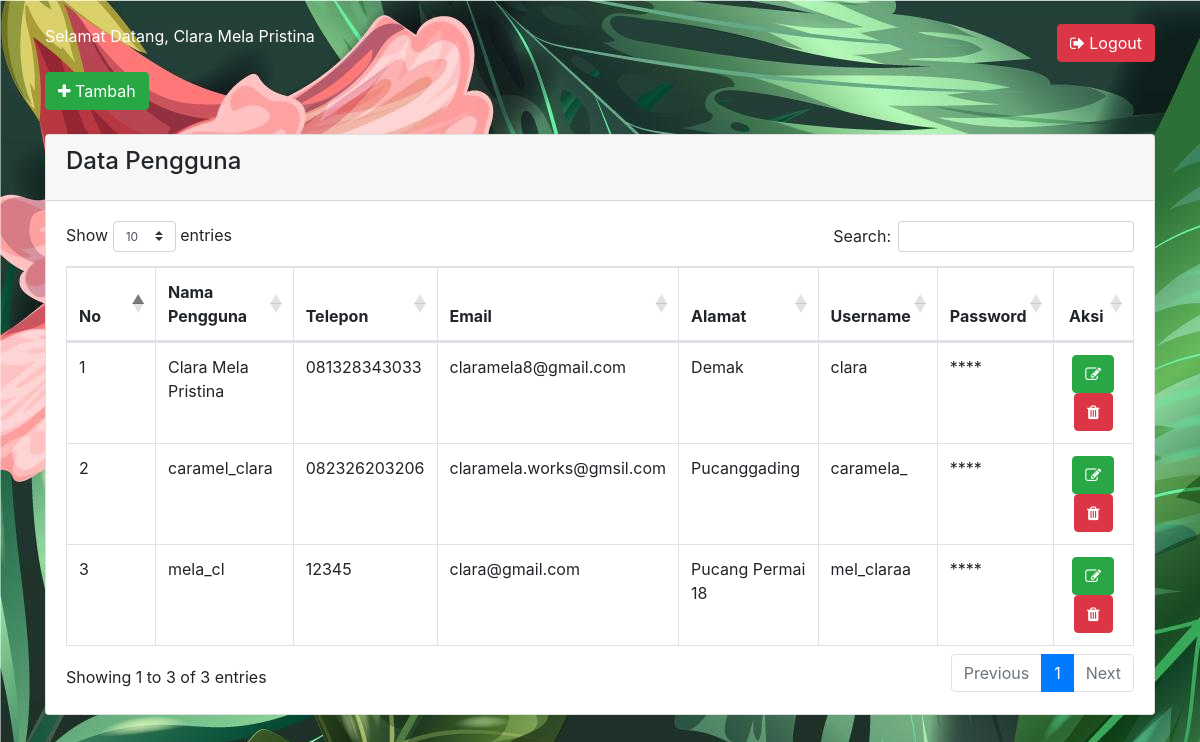
Page /index.php (signed in) on the committed database.
### tables this page shows
CREATE TABLE `tbl_user` (
  `id_login` int(11) NOT NULL,
  `username` varchar(255) NOT NULL,
  `password` varchar(255) NOT NULL,
  `nama_pengguna` varchar(255) NOT NULL,
  `telepon` varchar(15) NOT NULL,
  `email` varchar(255) NOT NULL,
  `alamat` text NOT NULL
);

### proses/panggil.php (called while the page is built, shortened)
<?php
    include 'prosescrud.php';
    $db = new Koneksi();
    $koneksi =  $db->DBConnect();
    $proses = new prosesCrud($koneksi);
    $id = $_SESSION['ADMIN']['id_login'];
    $sesi = $proses->tampil_data_id('tbl_user','id_login',$id);
?>

### proses/prosescrud.php (called while the page is built, shortened)
<?php
class prosesCrud {
    protected $db;
    function __construct($db){
        $this->db = $db;
    }
    function tampil_data($tabel)
    {
        $row = $this->db->prepare("SELECT * FROM $tabel");
        $row->execute();
        return $hasil = $row->fetchAll();
    }
    function tampil_data_id($tabel,$where,$id)
    {
        $row = $this->db->prepare("SELECT * FROM $tabel WHERE $where = ?");
        $row->execute(array($id));
        return $hasil = $row->fetch();
    }
}

### index.php (the view, shortened to what this page needs)
<?php
    require 'proses/panggil.php';
?>
<!DOCTYPE HTML>
<html>
	<head>
        <link rel="stylesheet" href="https://cdnjs.cloudflare.com/ajax/libs/twitter-bootstrap/4.1.3/css/bootstrap.css">
        <link rel="stylesheet" href="https://cdn.datatables.net/1.10.19/css/dataTables.bootstrap4.min.css" />
        <link rel="stylesheet" href="https://stackpath.bootstrapcdn.com/font-awesome/4.7.0/css/font-awesome.min.css">
	</head>
    <body style="background-image:url('1.jpg');">
		<div class="container">
			<div class="row">
				<div class="col-lg-12">
                    <?php if(!empty($_SESSION['ADMIN'])){?>
                    <br/>
                    <span style="color:#fff";>Selamat Datang, <?php echo $sesi['nama_pengguna'];?></span>
                    <a href="logout.php" class="btn btn-danger btn-md float-right"><span class="fa fa-sign-out"></span> Logout</a>
                    <br/><br/>
                    <a href="tambah.php" class="btn btn-success btn-md"><span class="fa fa-plus"></span> Tambah</a>
                    <br/><br/>
                    <div class="card">
                        <div class="card-header">
                            <h4 class="card-title">Data Pengguna</h4>
                        </div>
                        <div class="card-body">
                            <table class="table table-hover table-bordered" id="mytable" style="margin-top: 10px">
                                <thead>
                                    <tr>
                                        <th width="50px">No</th>
                                        <th>Nama Pengguna</th>
                                        <th>Telepon</th>
                                        <th>Email</th>
                                        <th>Alamat</th>
                                        <th>Username</th>
                                        <th>Password</th>
                                        <th style="text-align: center;">Aksi</th>
                                    </tr>
                                </thead>
                                <tbody>
                                <?php
                                    $no=1;
                                    $hasil = $proses->tampil_data('tbl_user');
                                    foreach($hasil as $isi){
                                ?>
                                    <tr>
                                        <td><?php echo $no; ?></td>
                                        <td><?php echo $isi['nama_pengguna']?></td>
                                        <td><?php echo $isi['telepon'];?></td>
                                        <td><?php echo $isi['email'];?></td>
                                        <td><?php echo $isi['alamat'];?></td>
                                        <td><?php echo $isi['username'];?></td>
                                        <td>****</td>
                                        <td style="text-align: center;">
                                            <a href="edit.php?id=<?php echo $isi['id_login'];?>" class="btn btn-success btn-md">
                                            <span class="fa fa-edit"></span></a>
                                            <a onclick="return confirm('Apakah kamu yakin data akan di hapus?')" href="proses/crud.php?aksi=hapus&hapusid=<?php echo $isi['id_login'];?>"
                                            class="btn btn-danger btn-md"><span class="fa fa-trash"></span></a>
                                        </td>
                                    </tr>
                                <?php
                                    $no++;
                                    }
                                ?>
                                </tbody>
                            </table>
                        </div>
                    </div>
                    <?php }?>
			    </div>
			</div>
		</div>
	</body>
</html>

### rows in the picture
tbl_user: nama_pengguna "Clara Mela Pristina", telepon "081328343033", email "claramela8@gmail.com", alamat "Demak", username "clara"
tbl_user: nama_pengguna "caramel_clara", telepon "082326203206", email "claramela.works@gmsil.com", alamat "Pucanggading", username "caramela_"
tbl_user: nama_pengguna "mela_cl", telepon "12345", email "clara@gmail.com", alamat "Pucang Permai 18", username "mel_claraa"
